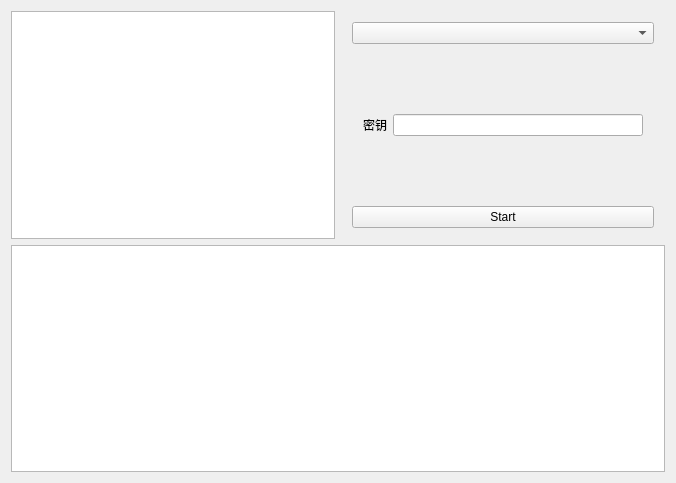
<?xml version="1.0" encoding="UTF-8"?>
<ui version="4.0">
 <class>Widget</class>
 <widget class="QWidget" name="Widget">
  <property name="geometry">
   <rect>
    <x>0</x>
    <y>0</y>
    <width>676</width>
    <height>483</height>
   </rect>
  </property>
  <property name="windowTitle">
   <string>Widget</string>
  </property>
  <layout class="QGridLayout" name="gridLayout_2">
   <item row="0" column="0">
    <widget class="QTextEdit" name="inputText"/>
   </item>
   <item row="0" column="1">
    <widget class="QWidget" name="widget_2" native="true">
     <layout class="QGridLayout" name="gridLayout">
      <item row="0" column="0">
       <widget class="QComboBox" name="comboBox"/>
      </item>
      <item row="1" column="0">
       <widget class="QWidget" name="widget" native="true">
        <layout class="QHBoxLayout" name="horizontalLayout">
         <item>
          <widget class="QLabel" name="label">
           <property name="text">
            <string>密钥</string>
           </property>
          </widget>
         </item>
         <item>
          <widget class="QLineEdit" name="lineEdit"/>
         </item>
        </layout>
       </widget>
      </item>
      <item row="2" column="0">
       <widget class="QPushButton" name="btnStart">
        <property name="text">
         <string>Start</string>
        </property>
       </widget>
      </item>
     </layout>
    </widget>
   </item>
   <item row="1" column="0" colspan="2">
    <widget class="QTextBrowser" name="outputText"/>
   </item>
  </layout>
 </widget>
 <layoutdefault spacing="6" margin="11"/>
 <resources/>
 <connections/>
</ui>
